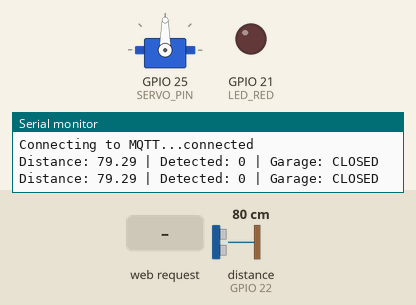
The sketch below on a simulated ESP32. On the bench: servo, output pins drawn as LEDs (lit = HIGH), the last lines printed to the serial monitor. Wiring (inferred from the names in the program): ultrasonic range finder: trigger GPIO 23; echo GPIO 22. The inputs (shaded band) are chosen by the test bench; at power-on: distance to the obstacle (sensor on GPIO 22) 80 cm. The echo pulse lasts 58.3 µs per cm; WiFi joins after 1.5 s; servers stay silent unless stated; random numbers use the default seed unless the sketch sets one; no MQTT or app messages arrive unless stated; pins used as bus, display or sensor lines are not drawn.

Above: at 2.7 s.
2.8 s: distance to the obstacle (sensor on GPIO 22) set to 22 cm
4.7 s: distance to the obstacle (sensor on GPIO 22) set to 19 cm
At 6.2 s:
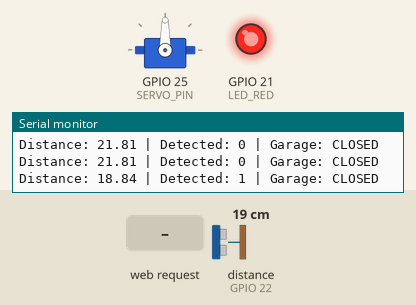
7.0 s: HTTP request GET /open received
At 7.46 s:
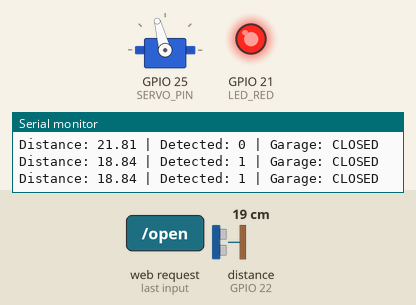
At 10.3 s:
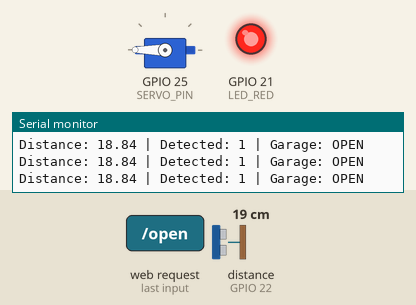
Timing chart, 0 to 11.8 s (numbered marks = the images above; inputs shaded):
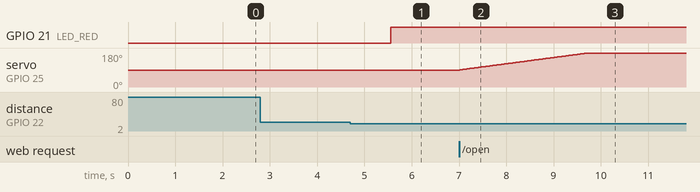

The sketch:

garage.ino.ino
```cpp
#include <WiFi.h>
#include <PubSubClient.h>
#include <ESP32Servo.h>
#include <WebServer.h>

// ---------------- PINS ----------------
#define LED_RED    21
#define TR_PIN     23
#define EC_PIN     22
#define SERVO_PIN  25

// ---------------- SERVO ----------------
#define SERVO_CLOSED 90
#define SERVO_OPEN   180
Servo myservo;
int servoPos    = SERVO_CLOSED;
int servoTarget = SERVO_CLOSED;

// ---------------- WIFI ----------------
const char* ssid     = "asa ani ba";
const char* password = "12345678";

// ---------------- MQTT ----------------
const char* mqtt_server = "broker.hivemq.com";
WiFiClient espClient;
PubSubClient client(espClient);

// ---------------- WEB SERVER ----------------
WebServer server(80);

// ---------------- SENSOR ----------------
const float DETECT_DISTANCE = 20.0;
float distance_cm = 999;

// ---------------- STATE ----------------
bool carDetected    = false;
bool garageOpen     = false;
bool safeNoticeSent = false;

// ---------------- TIMING ----------------
unsigned long lastMeasure    = 0;
unsigned long lastServoStep  = 0;
const unsigned long measureInterval    = 1000;
const unsigned long servoStepInterval = 30;

// ---------------- WIFI SETUP ----------------
void setupWiFi() {
    WiFi.mode(WIFI_STA);
    WiFi.begin(ssid, password);
    Serial.print("Connecting WiFi");
    int attempts = 0;
    const int maxAttempts = 20; // ~10 sec timeout
    while (WiFi.status() != WL_CONNECTED && attempts < maxAttempts) {
        delay(500);
        Serial.print(".");
        attempts++;
    }
    Serial.println();
    if (WiFi.status() == WL_CONNECTED) {
        Serial.println("WiFi connected");
        Serial.println(WiFi.localIP());
    } else {
        Serial.println("WiFi connection failed. Continuing without WiFi.");
    }
}

// ---------------- MQTT CALLBACK ----------------
void mqttCallback(char* topic, byte* payload, unsigned int length) {
    String msg;
    for (int i = 0; i < length; i++) msg += (char)payload[i];

    Serial.print("MQTT ["); Serial.print(topic); Serial.print("] ");
    Serial.println(msg);

    if (String(topic) == "garage/control") {
        // OPEN ONLY IF CAR IS DETECTED
        if (msg == "OPEN" && carDetected) {
            garageOpen = true;
            servoTarget = SERVO_OPEN;
            digitalWrite(LED_RED, HIGH);
            safeNoticeSent = false;
            client.publish("garage/status", "OPEN", true);
        }

        // PREVENT CLOSING IF CAR IS STILL DETECTED
        if (msg == "CLOSE") {
            if (carDetected) {
                client.publish("garage/status", "CANNOT CLOSE - CAR STILL DETECTED", true);
            } else {
                garageOpen = false;
                servoTarget = SERVO_CLOSED;
                digitalWrite(LED_RED, LOW);
                safeNoticeSent = false;
                client.publish("garage/status", "CLOSED", true);
            }
        }
    }
}

// ---------------- MQTT RECONNECT ----------------
void reconnectMQTT() {
    if (WiFi.status() != WL_CONNECTED) return; // skip if no WiFi

    if (!client.connected()) {
        Serial.print("Connecting to MQTT...");
        String clientId = "ESP32_GARAGE_" + String(random(0xffff), HEX);
        if (client.connect(clientId.c_str())) {
            Serial.println("connected");
            client.subscribe("garage/control");
            client.publish("garage/status", "CLOSED", true);
            client.publish("garage/distance", String(distance_cm).c_str(), true);
        } else {
            Serial.print("failed, rc=");
            Serial.println(client.state());
            Serial.println(" will retry in loop");
        }
    }
}

// ---------------- SETUP ----------------
void setup() {
    Serial.begin(115200);

    // Pins
    pinMode(TR_PIN, OUTPUT);
    pinMode(EC_PIN, INPUT);
    pinMode(LED_RED, OUTPUT);

    // Servo
    myservo.attach(SERVO_PIN, 500, 2400);
    myservo.write(servoPos);

    // WiFi
    setupWiFi();

    // MQTT
    client.setServer(mqtt_server, 1883);
    client.setCallback(mqttCallback);

    // Web server
    server.on("/", handleRoot);
    server.on("/open", handleOpen);
    server.on("/close", handleClose);
    server.on("/data", handleData);
    server.begin();
    Serial.println("Web server started");
}

// ---------------- LOOP ----------------
void loop() {
    // MQTT
    reconnectMQTT();
    client.loop();

    // Web server
    server.handleClient();

    // -------- SENSOR MEASUREMENT --------
    if (millis() - lastMeasure >= measureInterval) {
        lastMeasure = millis();

        digitalWrite(TR_PIN, LOW);
        delayMicroseconds(2);
        digitalWrite(TR_PIN, HIGH);
        delayMicroseconds(10);
        digitalWrite(TR_PIN, LOW);

        long duration = pulseIn(EC_PIN, HIGH, 30000);
        if (duration > 0) {
            float d = duration * 0.017;
            if (d > 2 && d < 400) distance_cm = d;
        }

        // CAR DETECTED
        if (distance_cm <= DETECT_DISTANCE && !carDetected) {
            carDetected = true;
            digitalWrite(LED_RED, HIGH);
            safeNoticeSent = false;
            client.publish("garage/status", "CAR DETECTED", true);
        }

        // CAR LEFT WHILE GARAGE IS OPEN
        if (distance_cm > DETECT_DISTANCE && carDetected && garageOpen && !safeNoticeSent) {
            carDetected = false;
            safeNoticeSent = true;
            client.publish("garage/status", "NO CAR DETECTED - SAFE TO CLOSE", true);
        }

        // CAR LEFT WHILE GARAGE IS CLOSED
        if (distance_cm > DETECT_DISTANCE && carDetected && !garageOpen) {
            carDetected = false;
            digitalWrite(LED_RED, LOW);
            client.publish("garage/status", "CLOSED", true);
        }

        // Publish distance
        client.publish("garage/distance", String(distance_cm).c_str(), true);

        // Debug
        Serial.print("Distance: "); Serial.print(distance_cm);
        Serial.print(" | Detected: "); Serial.print(carDetected);
        Serial.print(" | Garage: "); Serial.println(garageOpen ? "OPEN" : "CLOSED");
    }

    // -------- SERVO SMOOTH MOVE --------
    if (millis() - lastServoStep >=  servoStepInterval) {
        lastServoStep = millis();
        if (servoPos < servoTarget) servoPos++;
        else if (servoPos > servoTarget) servoPos--;
        myservo.write(servoPos);
    }
}

// ---------------- WEB HANDLERS ----------------
void handleRoot() {
    String html = "<!DOCTYPE html><html><head><title>ESP32 Garage</title>";
    html += "<script>";
    html += "function fetchData(){";
    html += "fetch('/data').then(response => response.json()).then(data => {";
    html += "document.getElementById('distance').innerText = data.distance + ' cm';";
    html += "document.getElementById('garage').innerText = data.garage;";
    html += "});}";
    html += "setInterval(fetchData, 1000);";
    html += "</script></head><body>";
    html += "<h2>ESP32 Garage Status</h2>";
    html += "<p>Distance: <span id='distance'>" + String(distance_cm) + " cm</span></p>";
    html += "<p>Garage: <span id='garage'>" + String(garageOpen ? "OPEN" : "CLOSED") + "</span></p>";
    html += "<button onclick=\"location.href='/open'\">OPEN</button>";
    html += "<button onclick=\"location.href='/close'\">CLOSE</button>";
    html += "</body></html>";
    server.send(200, "text/html", html);
}

void handleData() {
    String json = "{";
    json += "\"distance\":" + String(distance_cm) + ",";
    json += "\"garage\":\"" + String(garageOpen ? "OPEN" : "CLOSED") + "\"";
    json += "}";
    server.send(200, "application/json", json);
}

void handleOpen() {
    if (carDetected) {
        garageOpen = true;
        servoTarget = SERVO_OPEN;
        digitalWrite(LED_RED, HIGH);
        safeNoticeSent = false;
        client.publish("garage/status", "OPEN", true);
    }
    server.sendHeader("Location", "/");
    server.send(303);
}

void handleClose() {
    if (!carDetected) {
        garageOpen = false;
        servoTarget = SERVO_CLOSED;
        digitalWrite(LED_RED, LOW);
        safeNoticeSent = false;
    }
    server.sendHeader("Location", "/");
    server.send(303);
}
```

Measured:
- the behaviour switches between 21 and 20 cm on distance to the obstacle (sensor on GPIO 22) (found by bisection; images 0 and 1)
- after the input at 4.7 s, GPIO 21 (LED_RED): LOW → HIGH after 0.86 s
- after the input at 7.0 s, servo on GPIO 25 (SERVO_PIN): moves from 90° to 180° over 2.7 s, starting at once
